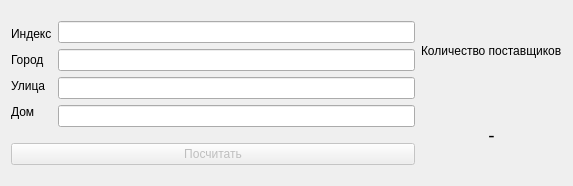
<?xml version="1.0" encoding="UTF-8"?>
<ui version="4.0">
 <class>Dialog4</class>
 <widget class="QDialog" name="Dialog4">
  <property name="geometry">
   <rect>
    <x>0</x>
    <y>0</y>
    <width>573</width>
    <height>186</height>
   </rect>
  </property>
  <property name="windowTitle">
   <string>Количество поставщиков по банку</string>
  </property>
  <layout class="QHBoxLayout" name="horizontalLayout_3">
   <item>
    <layout class="QHBoxLayout" name="horizontalLayout_2">
     <item>
      <layout class="QVBoxLayout" name="verticalLayout_4">
       <item>
        <layout class="QHBoxLayout" name="horizontalLayout">
         <item>
          <layout class="QVBoxLayout" name="verticalLayout">
           <item>
            <widget class="QLabel" name="label">
             <property name="sizePolicy">
              <sizepolicy hsizetype="Preferred" vsizetype="Maximum">
               <horstretch>0</horstretch>
               <verstretch>0</verstretch>
              </sizepolicy>
             </property>
             <property name="text">
              <string>Индекс</string>
             </property>
            </widget>
           </item>
           <item>
            <widget class="QLabel" name="label_2">
             <property name="sizePolicy">
              <sizepolicy hsizetype="Preferred" vsizetype="Maximum">
               <horstretch>0</horstretch>
               <verstretch>0</verstretch>
              </sizepolicy>
             </property>
             <property name="text">
              <string>Город</string>
             </property>
            </widget>
           </item>
           <item>
            <widget class="QLabel" name="label_3">
             <property name="sizePolicy">
              <sizepolicy hsizetype="Preferred" vsizetype="Maximum">
               <horstretch>0</horstretch>
               <verstretch>0</verstretch>
              </sizepolicy>
             </property>
             <property name="text">
              <string>Улица</string>
             </property>
            </widget>
           </item>
           <item>
            <widget class="QLabel" name="label_4">
             <property name="sizePolicy">
              <sizepolicy hsizetype="Preferred" vsizetype="Maximum">
               <horstretch>0</horstretch>
               <verstretch>0</verstretch>
              </sizepolicy>
             </property>
             <property name="text">
              <string>Дом</string>
             </property>
            </widget>
           </item>
          </layout>
         </item>
         <item>
          <layout class="QVBoxLayout" name="verticalLayout_2">
           <item>
            <widget class="QLineEdit" name="index"/>
           </item>
           <item>
            <widget class="QLineEdit" name="city"/>
           </item>
           <item>
            <widget class="QLineEdit" name="street"/>
           </item>
           <item>
            <widget class="QLineEdit" name="build"/>
           </item>
          </layout>
         </item>
        </layout>
       </item>
       <item>
        <widget class="QPushButton" name="pushButton">
         <property name="enabled">
          <bool>false</bool>
         </property>
         <property name="text">
          <string>Посчитать</string>
         </property>
        </widget>
       </item>
      </layout>
     </item>
     <item>
      <layout class="QVBoxLayout" name="verticalLayout_3">
       <item>
        <widget class="QLabel" name="label_5">
         <property name="text">
          <string>Количество поставщиков</string>
         </property>
        </widget>
       </item>
       <item>
        <widget class="QLabel" name="count">
         <property name="font">
          <font>
           <pointsize>14</pointsize>
          </font>
         </property>
         <property name="text">
          <string>-</string>
         </property>
         <property name="alignment">
          <set>Qt::AlignCenter</set>
         </property>
        </widget>
       </item>
      </layout>
     </item>
    </layout>
   </item>
  </layout>
 </widget>
 <resources/>
 <connections/>
</ui>
